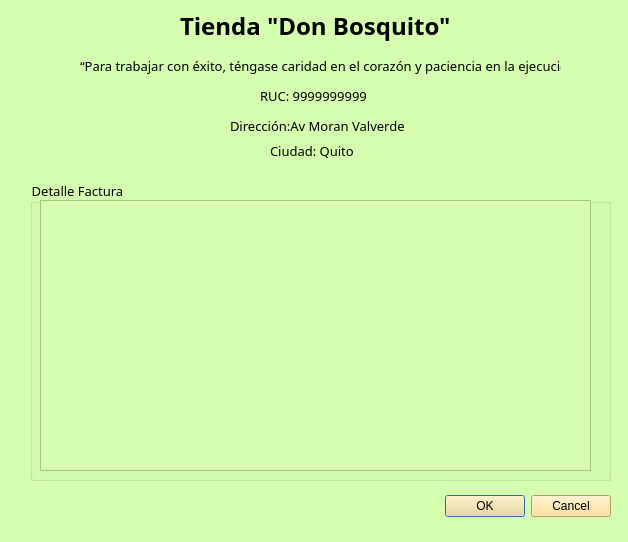
<?xml version="1.0" encoding="UTF-8"?>
<ui version="4.0">
 <class>Factura</class>
 <widget class="QDialog" name="Factura">
  <property name="geometry">
   <rect>
    <x>0</x>
    <y>0</y>
    <width>628</width>
    <height>542</height>
   </rect>
  </property>
  <property name="windowTitle">
   <string>Dialog</string>
  </property>
  <property name="autoFillBackground">
   <bool>false</bool>
  </property>
  <property name="styleSheet">
   <string notr="true">background-color: rgb(213, 255, 174);</string>
  </property>
  <property name="sizeGripEnabled">
   <bool>false</bool>
  </property>
  <property name="modal">
   <bool>false</bool>
  </property>
  <widget class="QDialogButtonBox" name="buttonBox">
   <property name="geometry">
    <rect>
     <x>430</x>
     <y>490</y>
     <width>181</width>
     <height>32</height>
    </rect>
   </property>
   <property name="styleSheet">
    <string notr="true">background-color: rgb(255, 218, 130);</string>
   </property>
   <property name="orientation">
    <enum>Qt::Horizontal</enum>
   </property>
   <property name="standardButtons">
    <set>QDialogButtonBox::Cancel|QDialogButtonBox::Ok</set>
   </property>
  </widget>
  <widget class="QLabel" name="label">
   <property name="geometry">
    <rect>
     <x>180</x>
     <y>10</y>
     <width>291</width>
     <height>31</height>
    </rect>
   </property>
   <property name="font">
    <font>
     <family>Rockwell Nova</family>
     <pointsize>18</pointsize>
     <weight>75</weight>
     <bold>true</bold>
    </font>
   </property>
   <property name="text">
    <string>Tienda &quot;Don Bosquito&quot;</string>
   </property>
  </widget>
  <widget class="QLabel" name="label_2">
   <property name="geometry">
    <rect>
     <x>80</x>
     <y>50</y>
     <width>481</width>
     <height>31</height>
    </rect>
   </property>
   <property name="font">
    <font>
     <family>Rockwell Nova</family>
     <pointsize>10</pointsize>
    </font>
   </property>
   <property name="text">
    <string>“Para trabajar con éxito, téngase caridad en el corazón y paciencia en la ejecución”</string>
   </property>
  </widget>
  <widget class="QLabel" name="label_3">
   <property name="geometry">
    <rect>
     <x>230</x>
     <y>110</y>
     <width>211</width>
     <height>31</height>
    </rect>
   </property>
   <property name="font">
    <font>
     <family>Rockwell Nova</family>
     <pointsize>10</pointsize>
    </font>
   </property>
   <property name="text">
    <string>Dirección:Av Moran Valverde</string>
   </property>
  </widget>
  <widget class="QLabel" name="label_4">
   <property name="geometry">
    <rect>
     <x>270</x>
     <y>140</y>
     <width>101</width>
     <height>21</height>
    </rect>
   </property>
   <property name="font">
    <font>
     <family>Rockwell Nova</family>
     <pointsize>10</pointsize>
    </font>
   </property>
   <property name="text">
    <string>Ciudad: Quito</string>
   </property>
  </widget>
  <widget class="QLabel" name="label_5">
   <property name="geometry">
    <rect>
     <x>260</x>
     <y>80</y>
     <width>121</width>
     <height>31</height>
    </rect>
   </property>
   <property name="font">
    <font>
     <family>Rockwell Nova</family>
     <pointsize>10</pointsize>
    </font>
   </property>
   <property name="text">
    <string>RUC: 9999999999</string>
   </property>
  </widget>
  <widget class="QGroupBox" name="groupBox">
   <property name="geometry">
    <rect>
     <x>30</x>
     <y>180</y>
     <width>581</width>
     <height>301</height>
    </rect>
   </property>
   <property name="font">
    <font>
     <family>Rockwell Nova</family>
     <pointsize>10</pointsize>
    </font>
   </property>
   <property name="title">
    <string>Detalle Factura</string>
   </property>
   <widget class="QPlainTextEdit" name="outDetallefac">
    <property name="geometry">
     <rect>
      <x>10</x>
      <y>20</y>
      <width>551</width>
      <height>271</height>
     </rect>
    </property>
   </widget>
  </widget>
 </widget>
 <resources/>
 <connections>
  <connection>
   <sender>buttonBox</sender>
   <signal>accepted()</signal>
   <receiver>Factura</receiver>
   <slot>accept()</slot>
   <hints>
    <hint type="sourcelabel">
     <x>248</x>
     <y>254</y>
    </hint>
    <hint type="destinationlabel">
     <x>157</x>
     <y>274</y>
    </hint>
   </hints>
  </connection>
  <connection>
   <sender>buttonBox</sender>
   <signal>rejected()</signal>
   <receiver>Factura</receiver>
   <slot>reject()</slot>
   <hints>
    <hint type="sourcelabel">
     <x>316</x>
     <y>260</y>
    </hint>
    <hint type="destinationlabel">
     <x>286</x>
     <y>274</y>
    </hint>
   </hints>
  </connection>
 </connections>
</ui>
